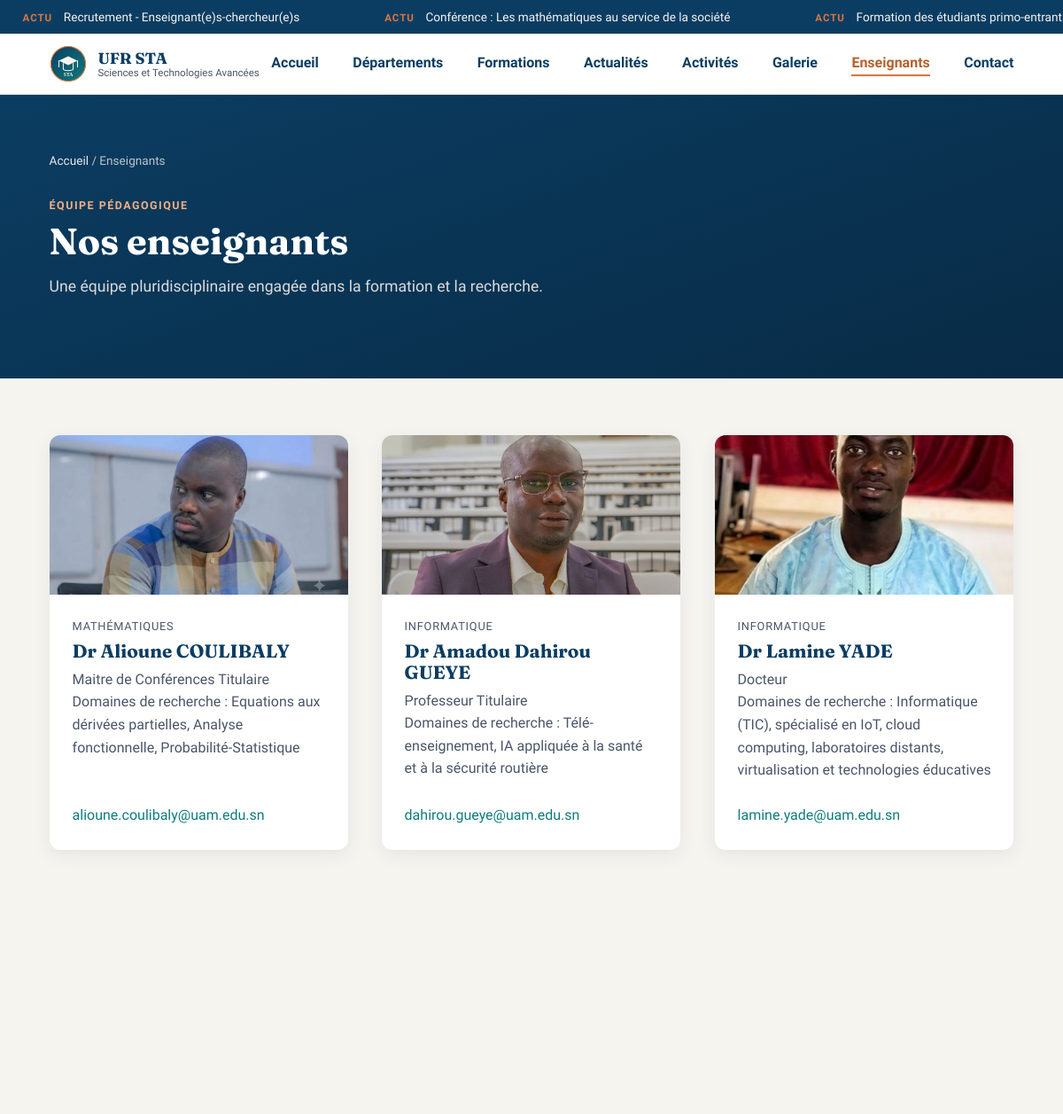
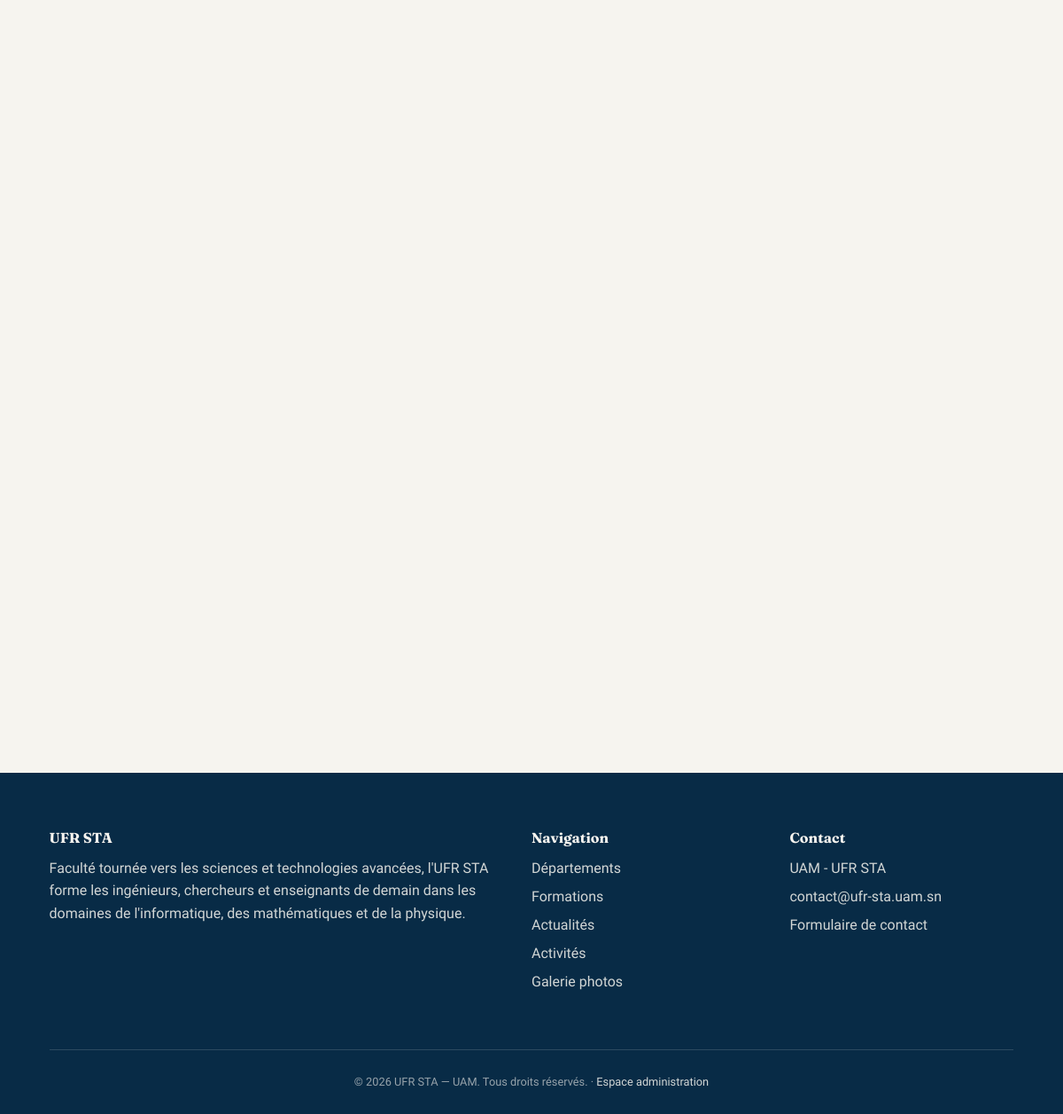
Screenshot of /enseignants with the database file from the repository (2 pictures, top to bottom).
### tables this page shows
CREATE TABLE actualites (
    id                INTEGER PRIMARY KEY AUTOINCREMENT,
    titre             TEXT NOT NULL,
    date_publication  TEXT NOT NULL,
    description       TEXT,
    photo             TEXT,
    categorie         TEXT DEFAULT 'actualite'
);

CREATE TABLE enseignants (
    id                   INTEGER PRIMARY KEY AUTOINCREMENT,
    nom                  TEXT NOT NULL,
    grade                TEXT,
    departement_id       INTEGER,
    email                TEXT,
    domaines_recherche   TEXT,
    photo                TEXT,
    FOREIGN KEY (departement_id) REFERENCES departements (id) ON DELETE SET NULL
);

CREATE TABLE departements (
    id           INTEGER PRIMARY KEY AUTOINCREMENT,
    nom          TEXT NOT NULL,
    description  TEXT,
    responsable  TEXT,
    contact      TEXT
);

### backend/app.py (the view)
@app.route("/enseignants")
def enseignants():
    liste = query_db(
        """SELECT enseignants.*, departements.nom AS departement_nom
           FROM enseignants
           LEFT JOIN departements ON enseignants.departement_id = departements.id
           ORDER BY enseignants.nom"""
    )
    return render_template("enseignants.html", enseignants=liste)

### backend/app.py (called while the page is built)
def get_db():
    if "db" not in g:
        g.db = sqlite3.connect(app.config["DATABASE"])
        g.db.row_factory = sqlite3.Row
        g.db.execute("PRAGMA foreign_keys = ON")
    return g.db

def query_db(query, args=(), one=False):
    cur = get_db().execute(query, args)
    rows = cur.fetchall()
    cur.close()
    return (rows[0] if rows else None) if one else rows

@app.context_processor
def inject_globals():
    ticker_items = query_db(
        "SELECT id, titre FROM actualites ORDER BY date_publication DESC LIMIT 6"
    )
    return {
        "current_year": datetime.now().year,
        "nom_ufr": "UFR Sciences et Technologies Avancées (STA)",
        "ticker_items": ticker_items,
    }

### templates/enseignants.html (shortened to what this page needs)
{% extends "base.html" %}
{% block content %}
<section class="hero hero--page">
  <div class="container">
    <div class="breadcrumb"><a href="{{ url_for('index') }}">Accueil</a> / Enseignants</div>
    <span class="eyebrow eyebrow--accent">Équipe pédagogique</span>
    <h1>Nos enseignants</h1>
    <p>Une équipe pluridisciplinaire engagée dans la formation et la recherche.</p>
  </div>
</section>
<section class="section">
  <div class="container">
    {% if enseignants %}
    <div class="grid grid--3">
      {% for enseignant in enseignants %}
      <div class="card">
        <img src="{{ url_for('static', filename='images/' + enseignant['photo']) }}" alt="Photo de {{ enseignant['nom'] }}">
        <div class="card__body">
          <span class="card__meta">{{ enseignant['departement_nom'] }}</span>
          <h3>{{ enseignant['nom'] }}</h3>
          <p>{{ enseignant['grade'] }}<br>
             Domaines de recherche : {{ enseignant['domaines_recherche'] }}</p>
          <a href="mailto:{{ enseignant['email'] }}">{{ enseignant['email'] }}</a>
        </div>
      </div>
      {% endfor %}
    </div>
    {% else %}
    <p class="empty-state">Aucun enseignant enregistré pour le moment.</p>
    {% endif %}
  </div>
</section>
{% endblock %}

### templates/base.html (shortened to what this page needs)
<!DOCTYPE html>
<html lang="fr">
<head>
  <link rel="stylesheet" href="{{ url_for('static', filename='css/style.css') }}">
</head>
<body>
  <header class="site-header">
    {% if ticker_items %}
    <div class="news-ticker" aria-label="Dernières actualités">
      <div class="news-ticker__track">
        {% for item in ticker_items + ticker_items %}
          <span><span class="news-ticker__label">Actu</span><a href="{{ url_for('actualite_detail', actu_id=item['id']) }}">{{ item['titre'] }}</a></span>
        {% endfor %}
      </div>
    </div>
    {% endif %}
    <nav class="navbar" aria-label="Navigation principale">
      <a class="brand" href="{{ url_for('index') }}">
        <img src="{{ url_for('static', filename='images/logo.svg') }}" alt="">
        <span class="brand-text">
          <strong>UFR STA</strong>
          <span>Sciences et Technologies Avancées</span>
        </span>
      </a>
      <div class="main-nav">
        <a href="{{ url_for('index') }}" {% if request.endpoint=='index' %}class="active"{% endif %}>Accueil</a>
        <a href="{{ url_for('departements') }}" {% if request.endpoint and request.endpoint.startswith('departement') %}class="active"{% endif %}>Départements</a>
        <a href="{{ url_for('formations') }}" {% if request.endpoint and request.endpoint.startswith('formation') %}class="active"{% endif %}>Formations</a>
        <a href="{{ url_for('actualites') }}" {% if request.endpoint and request.endpoint.startswith('actualite') %}class="active"{% endif %}>Actualités</a>
        <a href="{{ url_for('activites') }}" {% if request.endpoint and request.endpoint.startswith('activite') %}class="active"{% endif %}>Activités</a>
        <a href="{{ url_for('galerie') }}" {% if request.endpoint and (request.endpoint.startswith('galerie') or request.endpoint.startswith('album')) %}class="active"{% endif %}>Galerie</a>
        <a href="{{ url_for('enseignants') }}" {% if request.endpoint=='enseignants' %}class="active"{% endif %}>Enseignants</a>
        <a href="{{ url_for('contact') }}" {% if request.endpoint=='contact' %}class="active"{% endif %}>Contact</a>
      </div>
    </nav>
  </header>
  <main id="contenu-principal">
    {% block content %}{% endblock %}
  </main>
  <footer class="site-footer">
    <div class="container">
      <div class="footer-grid">
        <div>
          <h4>UFR STA</h4>
          <p>Faculté tournée vers les sciences et technologies avancées,
            l'UFR STA forme les ingénieurs, chercheurs et enseignants
            de demain dans les domaines de l'informatique, des
            mathématiques et de la physique.</p>
        </div>
        <div>
          <h4>Navigation</h4>
          <ul>
            <li><a href="{{ url_for('departements') }}">Départements</a></li>
            <li><a href="{{ url_for('formations') }}">Formations</a></li>
            <li><a href="{{ url_for('actualites') }}">Actualités</a></li>
            <li><a href="{{ url_for('activites') }}">Activités</a></li>
            <li><a href="{{ url_for('galerie') }}">Galerie photos</a></li>
          </ul>
        </div>
        <div>
          <h4>Contact</h4>
          <ul>
            <li>UAM - UFR STA</li>
            <li><a href="mailto:contact@ufr-sta.uam.sn">contact@ufr-sta.uam.sn</a></li>
            <li><a href="{{ url_for('contact') }}">Formulaire de contact</a></li>
          </ul>
        </div>
      </div>
      <div class="footer-bottom">
        &copy; {{ current_year }} UFR STA — UAM. Tous droits réservés. ·
        <a href="{{ url_for('admin_login') }}">Espace administration</a>
      </div>
    </div>
  </footer>
</body>
</html>

### rows the page displays
actualites: titre "Recrutement - Enseignant(e)s-chercheur(e)s"
actualites: titre "Conférence : Les mathématiques au service de la société"
actualites: titre "Formation des étudiants…"
enseignants: photo (picture), departement_nom "MATHÉMATIQUES", nom "Dr Alioune COULIBALY", grade "Maitre de Conférences Titulaire", domaines_recherche "Equations aux dérivées partielles, Analyse fonctionnelle, Probabilité-Statistique", email "alioune.coulibaly@uam.edu.sn"
enseignants: photo (picture), departement_nom "INFORMATIQUE", nom "Dr Amadou Dahirou GUEYE", grade "Professeur Titulaire", domaines_recherche "Télé-enseignement, IA appliquée à la santé et à la sécurité routière", email "dahirou.gueye@uam.edu.sn"
enseignants: photo (picture), departement_nom "INFORMATIQUE", nom "Dr Lamine YADE", grade "Docteur", domaines_recherche "Informatique (TIC), spécialisé en IoT, cloud computing, laboratoires distants, virtualisation et technologies éducatives", email "lamine.yade@uam.edu.sn"
